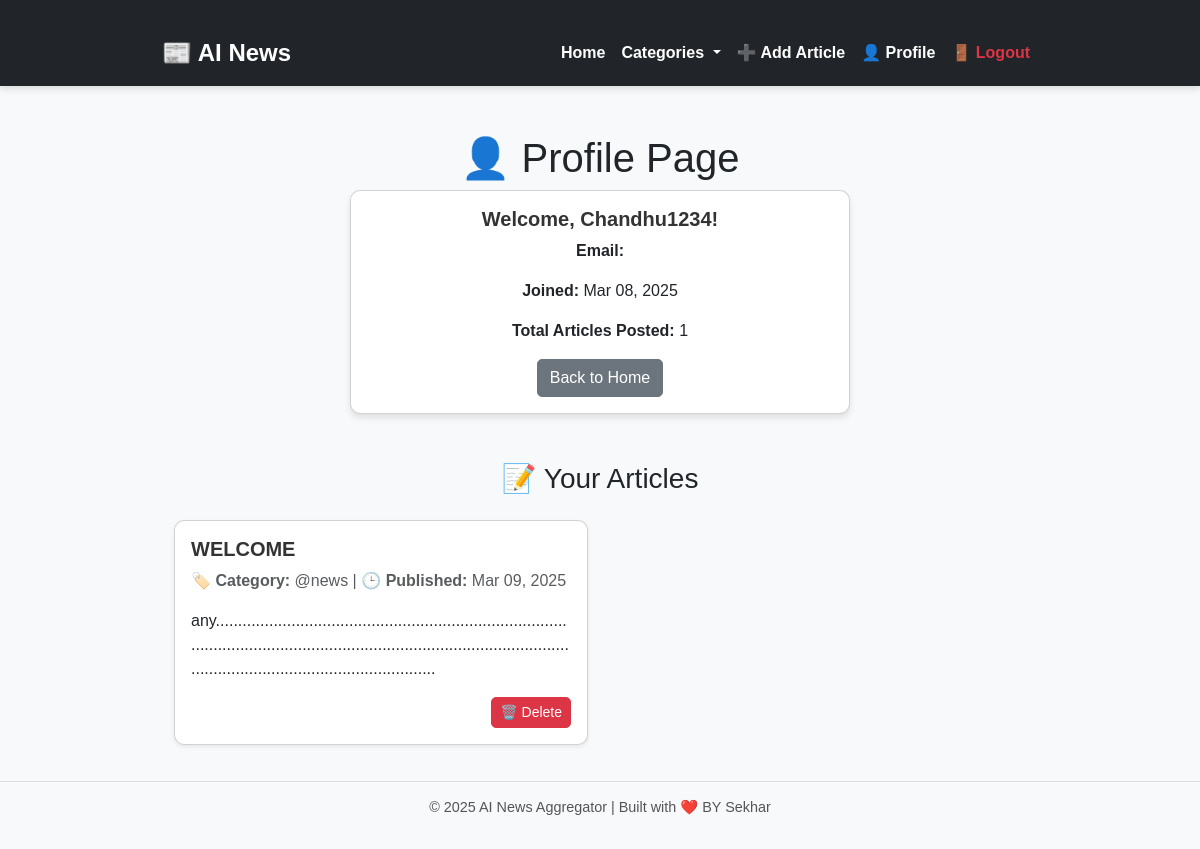
The page /profile/ (signed in) on the database as committed earlier.
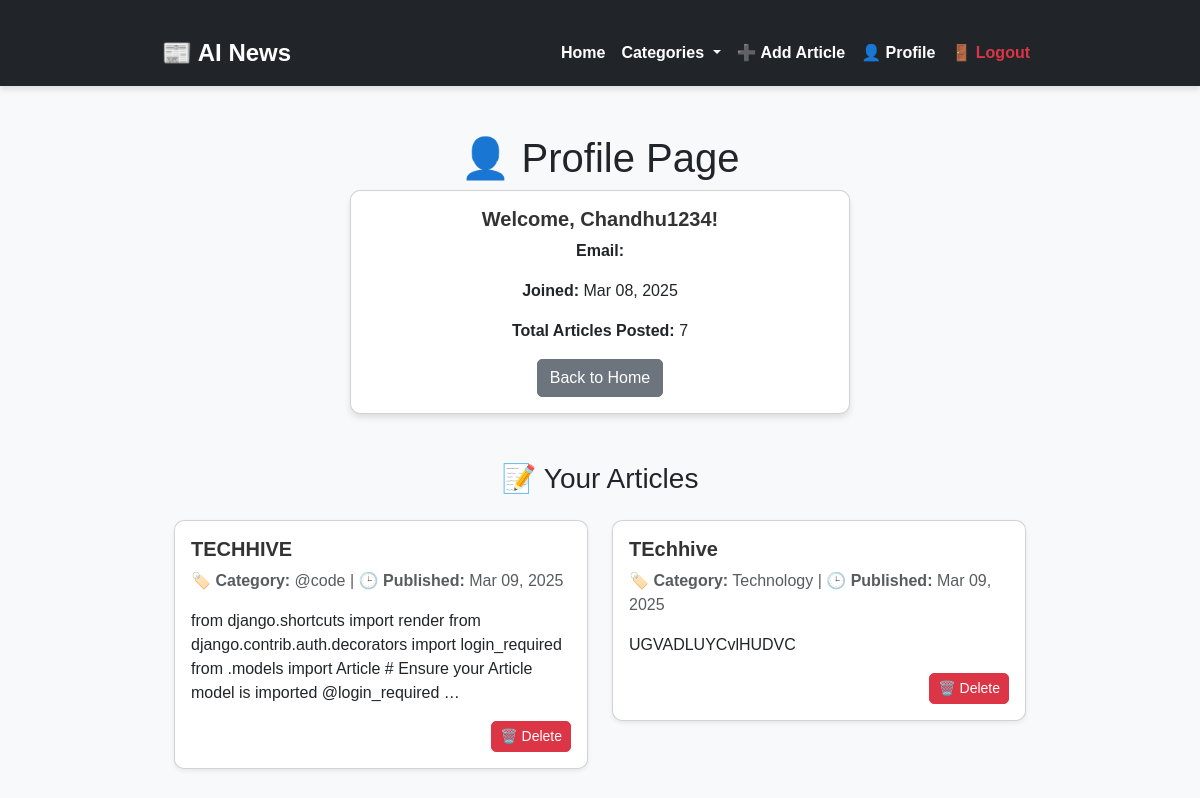
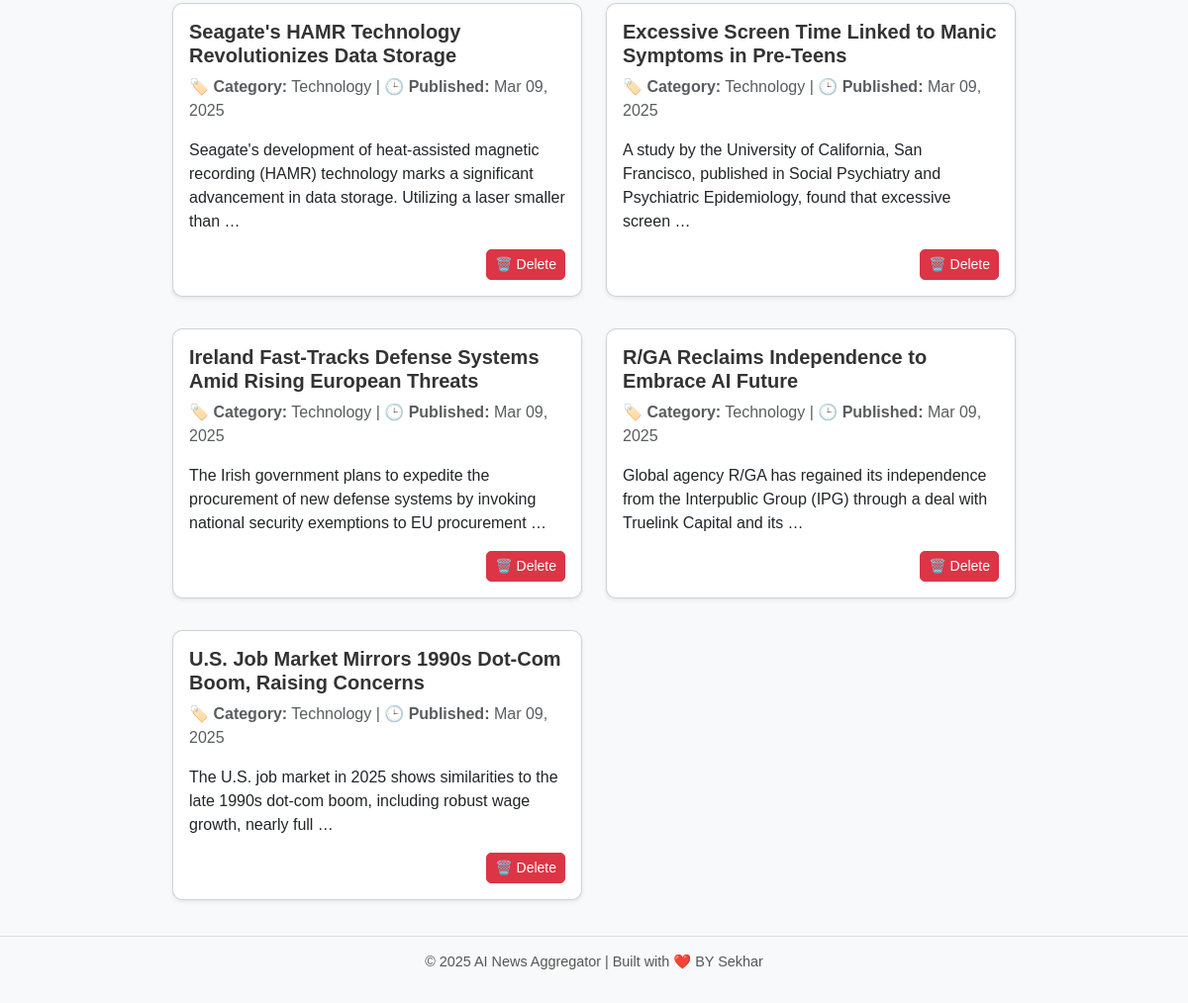
The same page on the database as committed later (2 pictures, top to bottom).
### news/models.py (models this page shows, shortened)
class Article(models.Model):
    CATEGORY_CHOICES = [
        ('Technology', 'Technology'),
        ('Science', 'Science'),
        ('Health', 'Health'),
        ('Business', 'Business'),
        ('Sports', 'Sports'),
        ('Entertainment', 'Entertainment'),
    ]
    title = models.CharField(max_length=255)
    content = models.TextField()
    category = models.CharField(max_length=100, choices=CATEGORY_CHOICES, default='Technology')
    sentiment = models.CharField(max_length=50, null=True, blank=True)
    source_url = models.URLField()
    published_at = models.DateTimeField(auto_now_add=True)
    author = models.ForeignKey(User, on_delete=models.CASCADE, null=True, blank=True)  # Link to user
    image = models.ImageField(upload_to='article_images/', max_length=255, null=True, blank=True)

### news/views.py (the view)
# urls.py: path('profile/', profile, name='profile'),
@login_required
def profile(request):
    articles = Article.objects.filter(author=request.user)  # Fetch only user’s articles
    return render(request, 'profile.html', {'articles': articles})

### news/templates/profile.html (shortened to what this page needs)
{% extends 'base.html' %}
{% block content %}
<div class="container mt-5">
    <h1 class="text-center">👤 Profile Page</h1>
    <div class="card mx-auto" style="max-width: 500px;">
        <div class="card-body text-center">
            <h5 class="card-title">Welcome, {{ user.username }}!</h5>
            <p class="card-text"><strong>Email:</strong> {{ user.email }}</p>
            <p class="card-text"><strong>Joined:</strong> {{ user.date_joined|date:"M d, Y" }}</p>
            <p class="card-text"><strong>Total Articles Posted:</strong> {{ articles.count }}</p>
            <a href="{% url 'home' %}" class="btn btn-secondary">Back to Home</a>
        </div>
    </div>
    <h3 class="mt-5 text-center">📝 Your Articles</h3>
    {% if articles %}
    <div class="row">
        {% for article in articles %}
        <div class="col-md-6">
            <div class="card my-3 shadow-sm">
                <div class="card-body">
                    <h5 class="card-title">{{ article.title }}</h5>
                    <p class="card-text text-muted">
                        🏷️ <strong>Category:</strong> {{ article.category }} | 🕒 <strong>Published:</strong> {{ article.published_at|date:"M d, Y" }}
                    </p>
                    <p class="card-text">{{ article.content|truncatewords:20 }}</p>
                    <div class="d-flex justify-content-end">
                        <form method="POST" action="{% url 'delete_article' article.id %}">
                            <button type="submit" class="btn btn-danger btn-sm">🗑️ Delete</button>
                        </form>
                    </div>
                </div>
            </div>
        </div>
        {% endfor %}
    </div>
    {% else %}
    <p class="text-center text-muted">You haven't posted any articles yet.</p>
    {% endif %}
</div>
{% endblock %}

Rows that differ between the two databases and show on the page:
removed Article: title "WELCOME", category "@news", published_at "Mar 09, 2025", content "any..........................................................................................................................................................................................................................."
added Article: title "TECHHIVE", category "@code", published_at "Mar 09, 2025", content "from django.shortcuts import render from django.contrib.auth.decorators import login_required from .models import Article # Ensure your Article model is imported @login_required …"
added Article: title "TEchhive", category "Technology", published_at "Mar 09, 2025", content "UGVADLUYCvlHUDVC"
added Article: title "Seagate's HAMR Technology Revolutionizes Data Storage", category "Technology", published_at "Mar 09, 2025", content "Seagate's development of heat-assisted magnetic recording (HAMR) technology marks a significant advancement in data storage. Utilizing a laser smaller than …"
added Article: title "Excessive Screen Time Linked to Manic Symptoms in Pre-Teens", category "Technology", published_at "Mar 09, 2025", content "A study by the University of California, San Francisco, published in Social Psychiatry and Psychiatric Epidemiology, found that excessive screen …"
added Article: title "Ireland Fast-Tracks Defense Systems Amid Rising European Threats", category "Technology", published_at "Mar 09, 2025", content "The Irish government plans to expedite the procurement of new defense systems by invoking national security exemptions to EU procurement …"
added Article: title "R/GA Reclaims Independence to Embrace AI Future", category "Technology", published_at "Mar 09, 2025", content "Global agency R/GA has regained its independence from the Interpublic Group (IPG) through a deal with Truelink Capital and its …"
added Article: title "U.S. Job Market Mirrors 1990s Dot-Com Boom, Raising Concerns", category "Technology", published_at "Mar 09, 2025", content "The U.S. job market in 2025 shows similarities to the late 1990s dot-com boom, including robust wage growth, nearly full …"
Other text that changed with them:
{{ articles.count }}: "1" → "7"
